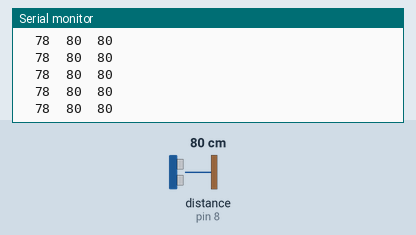
Recording of a sketch running on a simulated Arduino Uno, built with avr-gcc and run on an emulated ATmega328P. Shown: the last lines printed to the serial monitor. Wiring (inferred from the names in the program): ultrasonic range finder: trigger pin 6; echo pin 8. The test bench sets the inputs (shaded band); at power-on: distance to the obstacle (sensor on pin 8) 80 cm. The echo pulse lasts 58.3 µs per cm.

Above: at 1.2 s.
1.3 s: distance to the obstacle (sensor on pin 8) set to 4 cm
At 1.3 s:
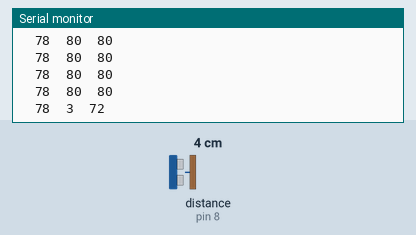
4.3 s: distance to the obstacle (sensor on pin 8) set to 2 cm
At 4.32 s:
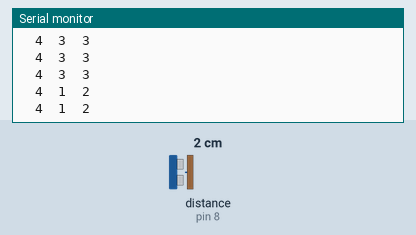
Timing chart, 0 to 7.3 s (numbered marks = the images above; inputs shaded):
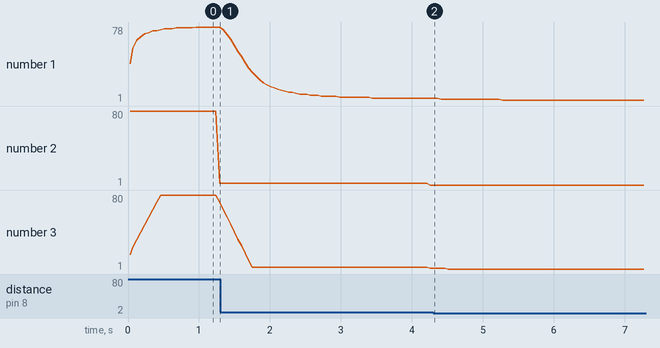

Measured:
- after the input at 4.3 s, the serial monitor: prints a new line at once (image 2)
- plotted number 1: 78 → 4 after the input at 1.3 s, 4 → 1 after the input at 4.3 s
- plotted number 2: 3 → 1 after the input at 1.3 s
- plotted number 3: 72 → 2 after the input at 1.3 s, 2 → 1 after the input at 4.3 s

The sketch:

JSNSRO4_Kalman.ino
```cpp
/* This code works with JSN SR04 T ultrasound module
 * It measures the distance and shows it on the Serial monitor
 * Refer to www.SurtrTech. com or SurtrTech YT channel for more informations
 */
#include <SimpleKalmanFilter.h>
#define TRIG 6 //Module pins // ping 1 4
#define ECHO 8 // ping 1 2
int distance;
const int numReadings = 10;
int readings[numReadings];
int readIndex = 0;              // the index of the current reading
int total = 0;                  // the running total
int average = 0;                // the average


SimpleKalmanFilter simpleKalmanFilter(2, 2, 0.01);

void setup() {

  Serial.begin(9600); // Serial monitoring
  Serial.println("distance,smooth,kalman");
  pinMode(TRIG, OUTPUT); // Initializing Trigger Output and Echo Input
  pinMode(ECHO, INPUT_PULLUP);

    // initialize all the readings to 0:
  for (int thisReading = 0; thisReading < numReadings; thisReading++) {
    readings[thisReading] = 0;
    }
  }

void loop() {
   meas_distance();

}

void meas_distance(){  //fungsi mengukur jarak
    digitalWrite(TRIG, LOW); // Set the trigger pin to low for 2uS
    delayMicroseconds(10);

    digitalWrite(TRIG, HIGH); // Send a 10uS high to trigger ranging
    delayMicroseconds(20);

    digitalWrite(TRIG, LOW); // Send pin low again
    distance = pulseIn(ECHO, HIGH,26000); // Read in times pulse

    distance= distance/58; //Convert the pulse duration to distance
                           //You can add other math functions to calibrate it well
    int new_distance=smoothing_read(distance);
    int kalman_distance=simpleKalmanFilter.updateEstimate(distance);

    //Serial.print("Distance ");

    Serial.print(distance); //bacaan real
    Serial.print("\t");

    Serial.println(new_distance); //bacaan di-smoothing
    Serial.print("\t");

    Serial.print(kalman_distance); //bacaan dengan kalman filter
    Serial.print("\t");
    //Serial.println();
    delay(50);
}

int smoothing_read(int x) {
  // subtract the last reading:
  total = total - readings[readIndex];
  // read from the sensor:
  readings[readIndex] = x;
  // add the reading to the total:
  total = total + readings[readIndex];
  // advance to the next position in the array:
  readIndex = readIndex + 1;

  // if we're at the end of the array...
  if (readIndex >= numReadings) {
    // ...wrap around to the beginning:
    readIndex = 0;
  }

  // calculate the average:
  average = total / numReadings;
  // send it to the computer as ASCII digits
  return average;
  //Serial.println(average);
  delay(1);        // delay in between reads for stability
}
```
